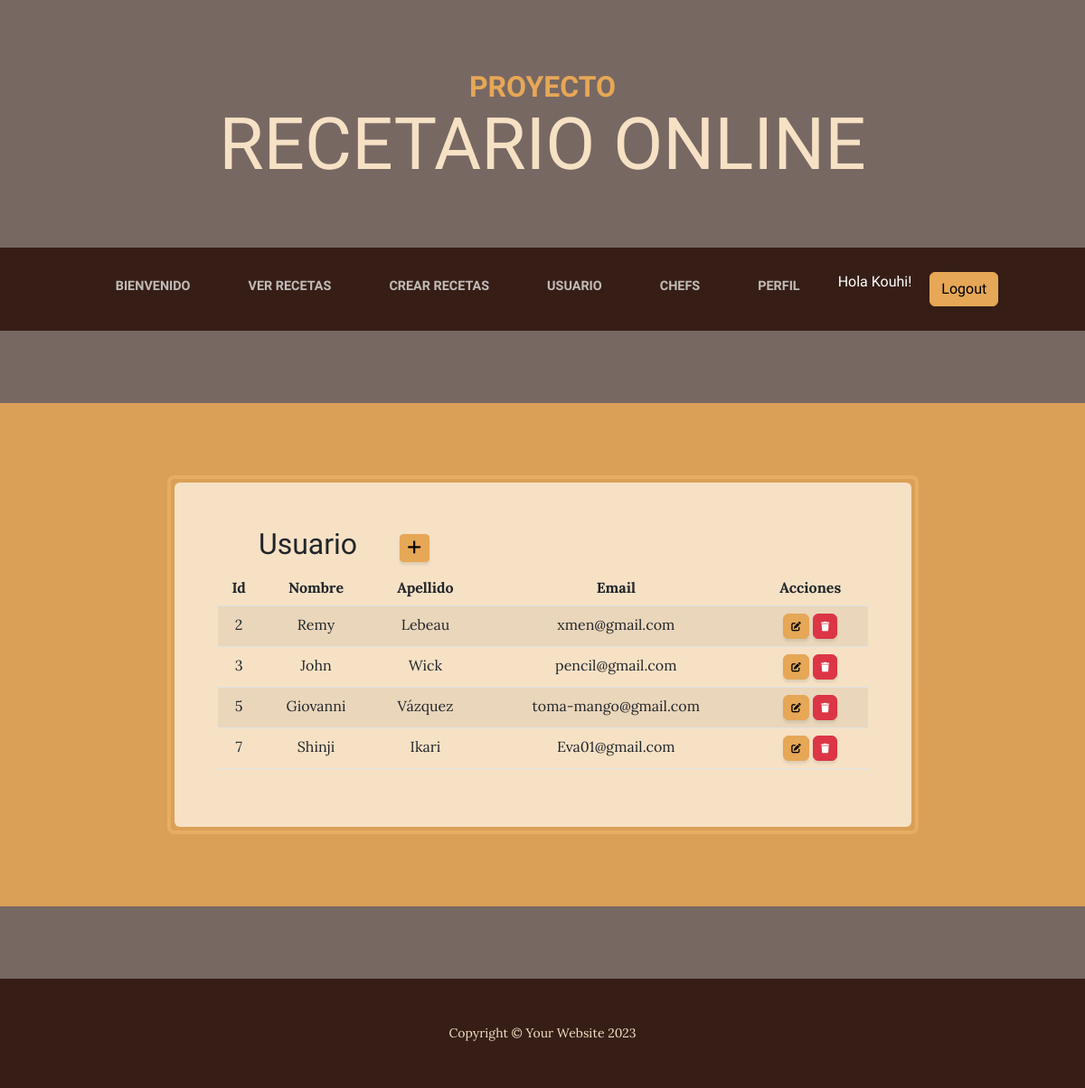
The app's page /aplicacion/usuario/ (signed in) with its own data.
### aplicacion/models.py (models this page shows, shortened)
class Usuario(models.Model):
    nombre = models.CharField(max_length=50)
    apellido = models.CharField(max_length=50)
    email = models.EmailField()

### aplicacion/views.py (the view)
# urls.py: path('usuario/', UsuariosList.as_view(), name="usuario"),
class UsuariosList(LoginRequiredMixin, ListView):
    model = Usuario

### aplicacion/templates/aplicacion/usuario_list.html (shortened to what this page needs)
{% extends 'aplicacion/home3.html' %}
{%block usuers%}
<table>
    <tr>
        <td width="200"><h2>Usuario</h2></td>
        <td>
            <a
            href="{% url 'registro' %}"
            class="btn btn-primary btn-sm"
            >
            </a>
        </td>
    </tr>
</table>
    <table class="table table-striped">
        <thead>
            <tr>
                <th>Id</th>
                <th>Nombre</th>
                <th>Apellido</th>
                <th>Email</th>
                <th>Acciones</th>
            </tr>
        </thead>
        <tbody>
            {% for y in usuario_list %}
                    <tr>
                        <td>{{ y.id }}</td>
                        <td>{{ y.nombre }}</td>
                        <td>{{ y.apellido }}</td>
                        <td>{{ y.email }}</td>
                        <td>
                            <a
                              href="{% url 'usuario_edit' y.id %}"
                              class="btn btn-primary"
                              style="--bs-btn-padding-y: .25rem; --bs-btn-padding-x: .5rem; --bs-btn-font-size: .75rem;"
                              >
                            </a>
                            <a
                              href="{% url 'usuario_delete' y.id %}"
                              class="btn btn-danger"
                              style="--bs-btn-padding-y: .25rem; --bs-btn-padding-x: .5rem; --bs-btn-font-size: .75rem;"
                              >
                            </a>
                          </td>
                    </tr>
            {% endfor %}
        </tbody>
    </table>
{%endblock usuers%}

### aplicacion/templates/aplicacion/home3.html (shortened to what this page needs)
<!DOCTYPE html>
<html lang="en">
    {% load static %}
    <head>
        <link href="{% static 'css/styles.css' %}" rel="stylesheet" />
        <link rel="stylesheet" href="https://cdnjs.cloudflare.com/ajax/libs/font-awesome/6.4.0/css/all.min.css">
    </head>
    <body>
        <header>
            <h1 class="site-heading text-center text-faded d-none d-lg-block">
                <span class="site-heading-upper text-primary mb-3">Proyecto</span>
                <span class="site-heading-lower">Recetario Online</span>
            </h1>
        </header>
        {% if user.is_authenticated %}
        <nav class="navbar navbar-expand-lg navbar-dark py-lg-4" id="mainNav">
            <div class="container">
                <div class="collapse navbar-collapse" id="navbarSupportedContent">
                    <ul class="navbar-nav mx-auto">
                        <ul class="navbar-nav mx-auto">
                            <li class="nav-item px-lg-4"><a class="nav-link text-uppercase" href="{% url 'bienvenido' %}">Bienvenido</a></li>
                            <li class="nav-item px-lg-4"><a class="nav-link text-uppercase" href="{% url 'ver_recetas' %}">Ver Recetas</a></li>
                            <li class="nav-item px-lg-4"><a class="nav-link text-uppercase" href="{% url 'crear_recetas' %}">Crear Recetas</a></li>
                            <li class="nav-item px-lg-4"><a class="nav-link text-uppercase" href="{% url 'usuario' %}">Usuario</a></li>
                            <li class="nav-item px-lg-4"><a class="nav-link text-uppercase" href="{% url 'chefs' %}">Chefs</a></li>
                            <li class="nav-item px-lg-4"><a class="nav-link text-uppercase" href="{% url 'edit_perfil' %}">Perfil</a></li>
                            <div class="navbar-nav ml-auto" style="display: flex; align-items: center;">
                                <p style="color: white; margin-left: 10px; margin-right: 10px;">Hola {{ user.username }}!</p>
                                <a class="btn btn-primary logout-link" href="{% url 'logout' %}" style="margin-left: 10px;">Logout</a>
                            </div>
                        </ul>
                    </ul>
                </div>
            </div>
        </nav>
        {% endif %}
        <section class="page-section cta">
            <div class="container">
                <div class="row">
                    <div class="col-xl-9 mx-auto">
                        <div class="cta-inner bg-faded text-center rounded">
                                {%block usuers%}
                                {%endblock usuers%}
                        </div>
                    </div>
                </div>
            </div>
        </section>
        <footer class="footer text-faded text-center py-5">
            <div class="container"><p class="m-0 small">Copyright &copy; Your Website 2023</p></div>
        </footer>
    </body>
</html>

### records on screen
Usuario: id "2", nombre "Remy", apellido "Lebeau", email "xmen@gmail.com"
Usuario: id "3", nombre "John", apellido "Wick", email "pencil@gmail.com"
Usuario: id "5", nombre "Giovanni", apellido "Vázquez", email "toma-mango@gmail.com"
Usuario: id "7", nombre "Shinji", apellido "Ikari", email "Eva01@gmail.com"

### other values on screen
{{ user.username }} "Kouhi"
